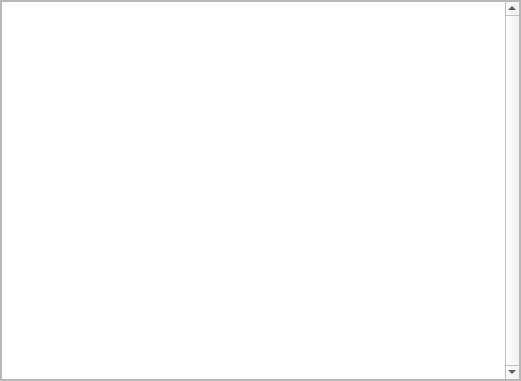
<?xml version="1.0" encoding="UTF-8"?>
<ui version="4.0">
 <class>LogTab</class>
 <widget class="QFrame" name="LogTab">
  <property name="geometry">
   <rect>
    <x>0</x>
    <y>0</y>
    <width>521</width>
    <height>381</height>
   </rect>
  </property>
  <property name="windowTitle">
   <string>Frame</string>
  </property>
  <property name="frameShape">
   <enum>QFrame::StyledPanel</enum>
  </property>
  <property name="frameShadow">
   <enum>QFrame::Raised</enum>
  </property>
  <layout class="QHBoxLayout" name="horizontalLayout">
   <property name="spacing">
    <number>0</number>
   </property>
   <property name="sizeConstraint">
    <enum>QLayout::SetNoConstraint</enum>
   </property>
   <property name="margin">
    <number>0</number>
   </property>
   <item>
    <widget class="QTableView" name="listView">
     <property name="sizePolicy">
      <sizepolicy hsizetype="Preferred" vsizetype="Preferred">
       <horstretch>0</horstretch>
       <verstretch>0</verstretch>
      </sizepolicy>
     </property>
     <property name="contextMenuPolicy">
      <enum>Qt::CustomContextMenu</enum>
     </property>
     <property name="verticalScrollBarPolicy">
      <enum>Qt::ScrollBarAlwaysOn</enum>
     </property>
     <property name="editTriggers">
      <set>QAbstractItemView::NoEditTriggers</set>
     </property>
     <property name="selectionBehavior">
      <enum>QAbstractItemView::SelectRows</enum>
     </property>
     <property name="textElideMode">
      <enum>Qt::ElideMiddle</enum>
     </property>
     <property name="sortingEnabled">
      <bool>false</bool>
     </property>
     <property name="wordWrap">
      <bool>false</bool>
     </property>
     <attribute name="horizontalHeaderStretchLastSection">
      <bool>true</bool>
     </attribute>
     <attribute name="verticalHeaderVisible">
      <bool>false</bool>
     </attribute>
    </widget>
   </item>
  </layout>
 </widget>
 <resources/>
 <connections/>
</ui>
